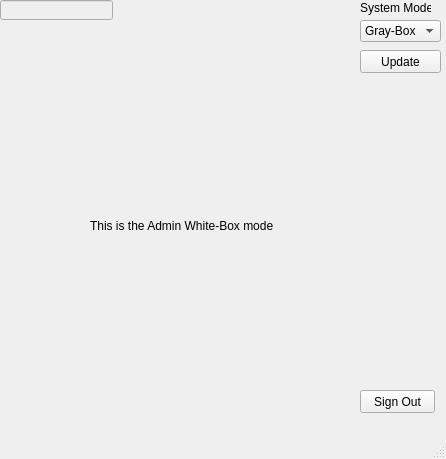
<?xml version="1.0" encoding="UTF-8"?>
<ui version="4.0">
 <class>AWMWindow</class>
 <widget class="QMainWindow" name="AWMWindow">
  <property name="geometry">
   <rect>
    <x>0</x>
    <y>0</y>
    <width>446</width>
    <height>459</height>
   </rect>
  </property>
  <property name="windowTitle">
   <string>MainWindow</string>
  </property>
  <widget class="QWidget" name="centralwidget">
   <widget class="QPushButton" name="updateButton">
    <property name="geometry">
     <rect>
      <x>360</x>
      <y>50</y>
      <width>81</width>
      <height>23</height>
     </rect>
    </property>
    <property name="text">
     <string>Update</string>
    </property>
   </widget>
   <widget class="QLabel" name="systemLabel">
    <property name="geometry">
     <rect>
      <x>360</x>
      <y>0</y>
      <width>71</width>
      <height>16</height>
     </rect>
    </property>
    <property name="text">
     <string>System Mode</string>
    </property>
   </widget>
   <widget class="QLineEdit" name="userWelcome">
    <property name="enabled">
     <bool>false</bool>
    </property>
    <property name="geometry">
     <rect>
      <x>0</x>
      <y>0</y>
      <width>113</width>
      <height>20</height>
     </rect>
    </property>
   </widget>
   <widget class="QComboBox" name="gamemodes">
    <property name="geometry">
     <rect>
      <x>360</x>
      <y>20</y>
      <width>81</width>
      <height>22</height>
     </rect>
    </property>
    <property name="currentText">
     <string>White-Box</string>
    </property>
    <item>
     <property name="text">
      <string>Gray-Box</string>
     </property>
    </item>
    <item>
     <property name="text">
      <string>White-Box</string>
     </property>
    </item>
    <item>
     <property name="text">
      <string>Black-Box</string>
     </property>
    </item>
   </widget>
   <widget class="QPushButton" name="signOutButton">
    <property name="geometry">
     <rect>
      <x>360</x>
      <y>390</y>
      <width>75</width>
      <height>23</height>
     </rect>
    </property>
    <property name="text">
     <string>Sign Out</string>
    </property>
   </widget>
   <widget class="QLabel" name="display">
    <property name="geometry">
     <rect>
      <x>90</x>
      <y>170</y>
      <width>191</width>
      <height>111</height>
     </rect>
    </property>
    <property name="text">
     <string>This is the Admin White-Box mode</string>
    </property>
   </widget>
  </widget>
  <widget class="QMenuBar" name="menubar">
   <property name="geometry">
    <rect>
     <x>0</x>
     <y>0</y>
     <width>446</width>
     <height>22</height>
    </rect>
   </property>
  </widget>
  <widget class="QStatusBar" name="statusbar"/>
 </widget>
 <resources/>
 <connections/>
</ui>
